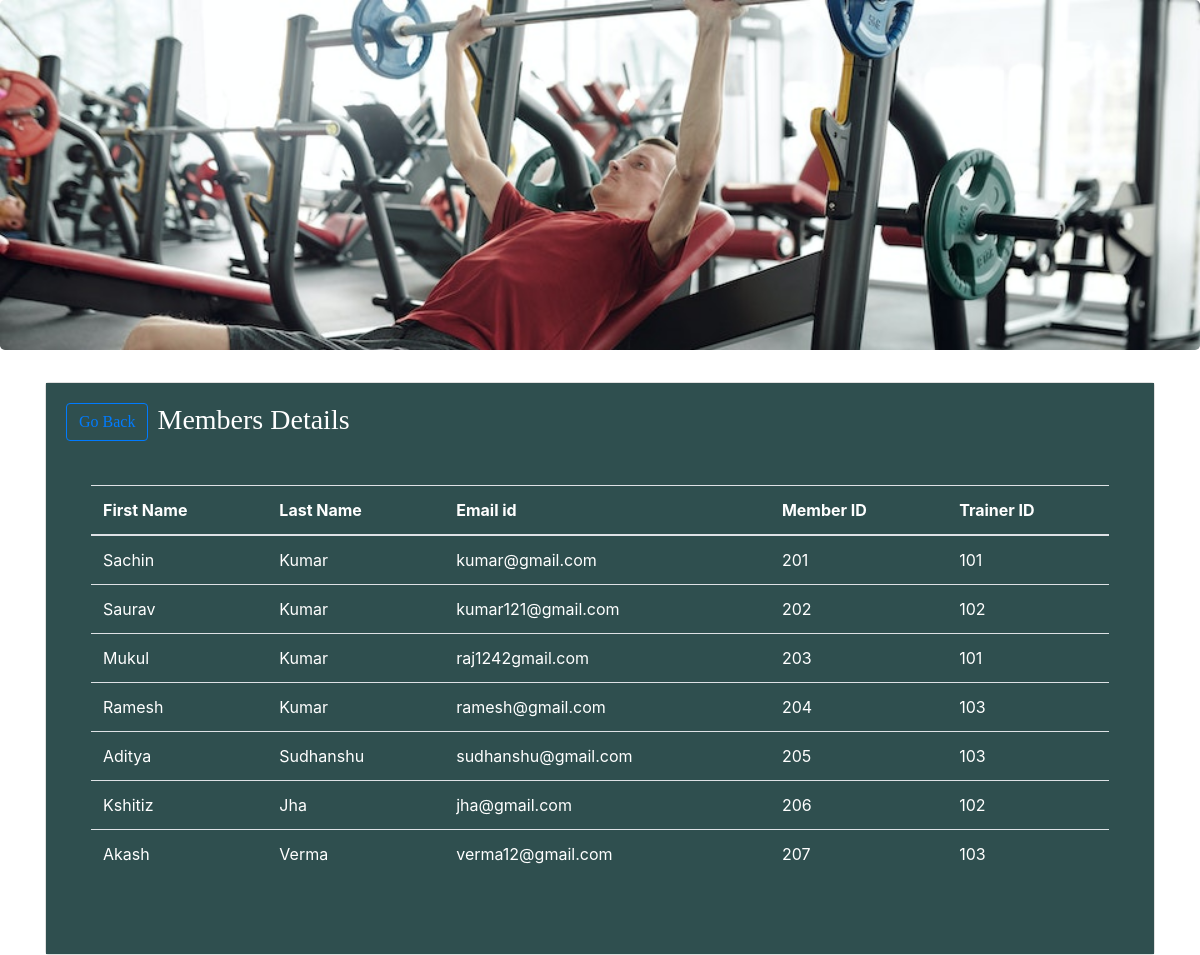
The page /trainer_details.php on the database its author committed.
### tables this page shows
CREATE TABLE `Member` (
  `fname` varchar(40) NOT NULL,
  `lname` varchar(40) NOT NULL,
  `email` varchar(40) NOT NULL,
  `member_id` varchar(40) NOT NULL,
  `trainer_id` varchar(60) NOT NULL
);

### func.php (the view, shortened to what this page needs)
<?php
$con=mysqli_connect("localhost","root","","loginsystem");
function get_patient_details(){
    global $con;
    $query="select * from Member";
    $result=mysqli_query($con,$query);
    while ($row=mysqli_fetch_array($result)){
        $fname=$row ['fname'];
        $lname=$row['lname'];
        $email=$row['email'];
        $member_id=$row['member_id'];
        $trainer_id=$row['trainer_id'];
      echo "<tr>
        <td>$fname</td>
        <td>$lname</td>
        <td>$email</td>
        <td>$member_id</td>
        <td>$trainer_id</td>
        </tr>";
    }
}
?>

### rows shown on the page
member: fname "Sachin", lname "Kumar", email "kumar@gmail.com", member_id "201", trainer "101"
member: fname "Saurav", lname "Kumar", email "kumar121@gmail.com", member_id "202", trainer "102"
member: fname "Mukul", lname "Kumar", email "raj1242gmail.com", member_id "203", trainer "101"
member: fname "Ramesh", lname "Kumar", email "ramesh@gmail.com", member_id "204", trainer "103"
member: fname "Aditya", lname "Sudhanshu", email "sudhanshu@gmail.com", member_id "205", trainer "103"
member: fname "Kshitiz", lname "Jha", email "jha@gmail.com", member_id "206", trainer "102"
member: fname "Akash", lname "Verma", email "verma12@gmail.com", member_id "207", trainer "103"
